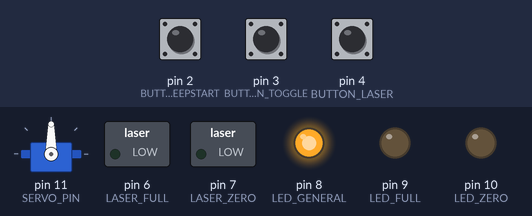
A program run on a simulated Arduino Nano, built with avr-gcc and run on an emulated ATmega328P. Shown: servo, switched loads named in the program (green lamp = pin HIGH), output pins drawn as LEDs (lit = HIGH). Inputs (shaded band) come from the test bench; at power-on: pin 2 (BUTTON_SWEEPSTART) HIGH, pin 3 (BUTTON_TOGGLE) HIGH, pin 4 (BUTTON_LASER) HIGH.

Above: at 1.2 s.
1.3 s: pin 2 (BUTTON_SWEEPSTART) pulled LOW for 0.15 s
At 1.65 s:
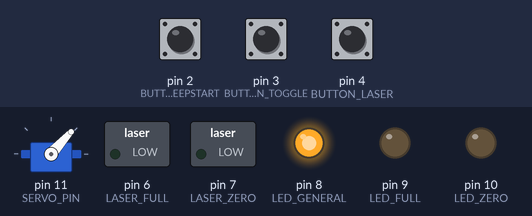
4.3 s: pin 3 (BUTTON_TOGGLE) pulled LOW for 3.2 s
At 8.0 s:
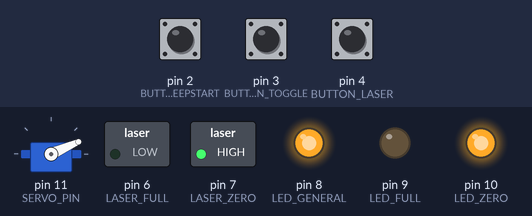
9.1 s: pin 3 (BUTTON_TOGGLE) pulled LOW for 0.15 s
At 10.0 s:
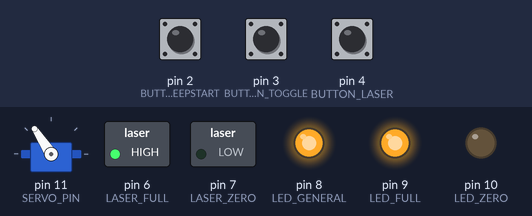
10.9 s: pin 2 (BUTTON_SWEEPSTART) pulled LOW for 1 s
14.2 s: pin 2 (BUTTON_SWEEPSTART) pulled LOW for 3.2 s
Timing chart, 0 to 19.9 s (numbered marks = the images above; inputs shaded):
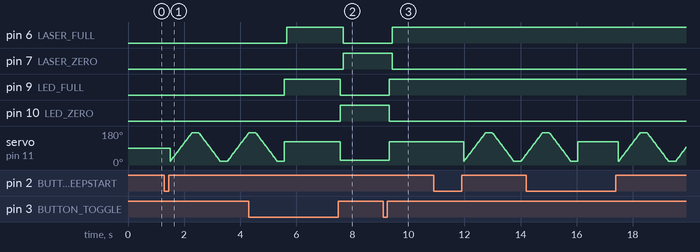

Measured:
- after the input at 4.3 s, pin 7 (LASER_ZERO): LOW → HIGH after 3.4 s; pin 10 (LED_ZERO): LOW → HIGH after 3.3 s
- after the input at 9.1 s, pin 6 (LASER_FULL): LOW → HIGH after 0.32 s; pin 7 (LASER_ZERO): HIGH → LOW after 0.32 s; pin 9 (LED_FULL): LOW → HIGH after 0.22 s; pin 10 (LED_ZERO): HIGH → LOW after 0.22 s; servo on pin 11 (SERVO_PIN): 24° → 123° after 0.22 s

The program:

main.cpp
```cpp
#include <Arduino.h>
#include <Servo.h>
#include <Bounce2.h>

#define SERVO_PIN 11

#define LED_GENERAL 8
#define LED_FULL 9
#define LED_ZERO 10

#define LASER_FULL 6
#define LASER_ZERO 7

#define BUTTON_SWEEPSTART 2
#define BUTTON_TOGGLE 3
#define BUTTON_LASER 4

#define FILTER_FULL 123 // increase for overshoot
#define FILTER_ZERO 24  // decrease for overshoot

#define LASER_ON_TIME 30000

Servo servo;
Bounce2::Button buttonSweepStart = Bounce2::Button();
Bounce2::Button buttonToggle = Bounce2::Button();
Bounce2::Button buttonLaser = Bounce2::Button();

int state = 0;
int laserState = 0;
long startTime = 0;

void setup()
{
    pinMode(LED_FULL, OUTPUT);
    pinMode(LED_ZERO, OUTPUT);
    pinMode(LED_GENERAL, OUTPUT);
    pinMode(LASER_FULL, OUTPUT);
    pinMode(LASER_ZERO, OUTPUT);

    digitalWrite(LED_GENERAL, HIGH);

    servo.attach(SERVO_PIN);
    buttonSweepStart.attach(BUTTON_SWEEPSTART, INPUT_PULLUP);
    buttonSweepStart.interval(5);
    buttonSweepStart.setPressedState(HIGH);
    buttonToggle.attach(BUTTON_TOGGLE, INPUT_PULLUP);
    buttonToggle.interval(5);
    buttonToggle.setPressedState(HIGH);
    buttonLaser.attach(BUTTON_LASER, INPUT_PULLUP);
    buttonLaser.interval(5);
    buttonLaser.setPressedState(HIGH);
}

void loop()
{
    buttonSweepStart.update();
    buttonToggle.update();
    buttonLaser.update();
    if (buttonLaser.pressed())
    {
        laserState = 1;
        if (state == FILTER_FULL)
        {
            digitalWrite(LASER_FULL, HIGH);
            digitalWrite(LASER_ZERO, LOW);
        }
        else
        {
            digitalWrite(LASER_FULL, LOW);
            digitalWrite(LASER_ZERO, HIGH);
        }
        startTime = millis();
    }
    if (buttonSweepStart.pressed())
    {
        state = FILTER_FULL;
        for (int i = 20; i <= 170; i++)
        {
            servo.write(i);
            delay(5);
        }
        delay(250);
        for (int i = 170; i >= 20; i--)
        {
            servo.write(i);
            delay(5);
        }
        delay(250);
        for (int i = 20; i <= 170; i++)
        {
            servo.write(i);
            delay(5);
        }
        delay(250);
        for (int i = 170; i >= 20; i--)
        {
            servo.write(i);
            delay(5);
        }
        delay(250);
        digitalWrite(LED_FULL, HIGH);
        digitalWrite(LED_ZERO, LOW);
        servo.write(FILTER_FULL);
        delay(100);

        laserState = 1;
        digitalWrite(LASER_FULL, HIGH);
        digitalWrite(LASER_ZERO, LOW);
        startTime = millis();
    }
    if (buttonToggle.pressed() && state != 0)
    {
        if (state == FILTER_FULL)
        {
            state = FILTER_ZERO;
            digitalWrite(LED_FULL, LOW);
            digitalWrite(LED_ZERO, HIGH);
            servo.write(FILTER_ZERO);
            delay(100);
            digitalWrite(LASER_ZERO, HIGH);
            digitalWrite(LASER_FULL, LOW);
        }
        else
        {
            state = FILTER_FULL;
            digitalWrite(LED_FULL, HIGH);
            digitalWrite(LED_ZERO, LOW);
            servo.write(FILTER_FULL);
            delay(100);

            digitalWrite(LASER_FULL, HIGH);
            digitalWrite(LASER_ZERO, LOW);
        }
        laserState = 1;
        startTime = millis();
    }
    if (laserState == 1 && millis() - startTime >= LASER_ON_TIME)
    {
        digitalWrite(LASER_FULL, LOW);
        digitalWrite(LASER_ZERO, LOW);
        startTime = laserState = 0;
    }
    delay(50);
}
```
